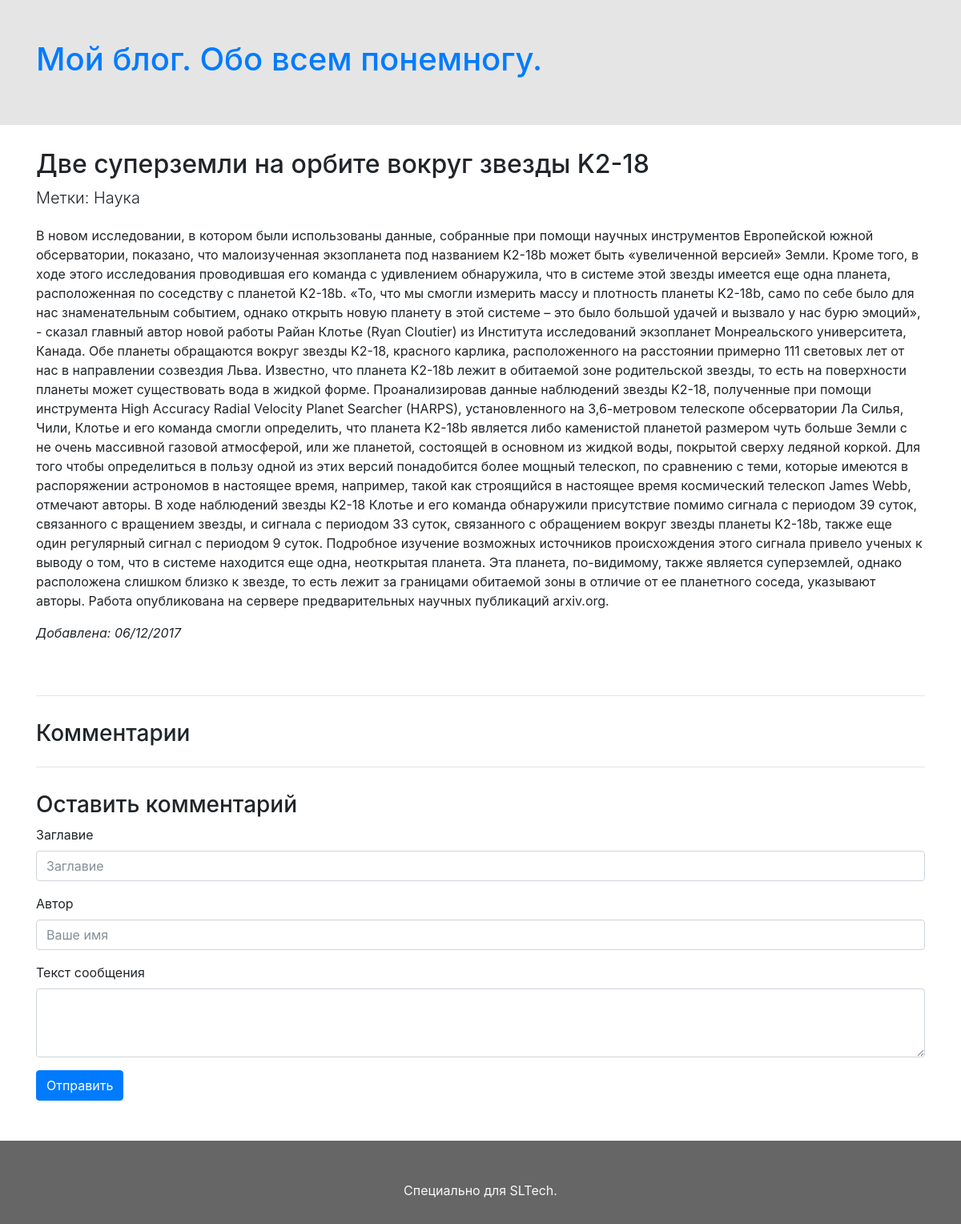
/1/, run on the app's committed database.
### blog/models.py (models this page shows, shortened)
class BaseModel(models.Model):
    created = models.DateTimeField(auto_now_add=True)
    title = models.CharField(max_length=200, blank=True, verbose_name='Название')
    body = models.TextField(verbose_name='Текст')
    class Meta:
        abstract = True
        ordering = ('-created',)

class Record(BaseModel):
    category = models.ForeignKey(to=Category, null=True, on_delete=models.SET_NULL,verbose_name='Категория')

class Category(models.Model):
    title = models.CharField(max_length=200, blank=True, verbose_name='Название')
    def __str__(self):
        return self.title

### blog/views.py (the view)
# urls.py: url(r'^(?P<pk>[0-9]+)/$', RecordDetailView.as_view(), name='record'),
class RecordDetailView(DetailView):
    model = Record
    context_object_name = 'record'

### templates/blog/record_detail.html (shortened to what this page needs)
{% extends 'blog/main.html' %}
{% block content %}
    <div class="row">
        <div class="col-12">
            <h2>{{ record.title }}</h2>
            <p class="lead">Метки: {{ record.category }}</p>
            <p>{{ record.body|safe}}</p>
            <div class="row" style="margin-bottom: 50px">
                <div class="col-5"><em>Добавлена: {{ record.created|date:"d/m/Y" }}</em></div>
            </div>
        </div>
    </div>
    <hr>
    <div class="row" style="margin-top: 30px">
        <div class="col-12">
        <h3>Комментарии</h3>
        </div>
    </div>
    <hr>
    <div class="row" style="margin-top: 30px">
        <div class="col-12">
            <h3>Оставить комментарий</h3>
            <form id="comment_form">
              <div class="form-group">
                <label for="title">Заглавие</label>
                <input type="text" class="form-control" id="title" placeholder="Заглавие">
              </div>
              <div class="form-group">
                <label for="author">Автор</label>
                <input type="text" class="form-control" id="author" placeholder="Ваше имя">
              </div>
              <div class="form-group">
                <label for="body">Текст сообщения</label>
                <textarea class="form-control" id="body" rows="3"></textarea>
              </div>
              <div class="btn btn-primary" id="send_comment">Отправить</div>
            </form>
        </div>
    </div>
{% endblock %}

### data on the page
Record: title "Две суперземли на орбите вокруг звезды K2-18", category "Наука", body "В новом исследовании, в котором были использованы данные, собранные при помощи научных инструментов Европейской южной обсерватории, показано, что малоизученная экзопланета под названием K2-18b может быть «увеличенной версией» Земли. Кроме того, в ходе этого исследования проводившая его команда с удивлением обнаружила, что в системе этой звезды имеется еще одна планета, расположенная по соседству с планетой K2-18b. «То, что мы смогли измерить массу и плотность планеты K2-18b, само по себе было для нас знаменательным событием, однако открыть новую планету в этой системе – это было большой удачей и вызвало у нас бурю эмоций», - сказал главный автор новой работы Райан Клотье (Ryan Cloutier) из…", created "06/12/2017"
